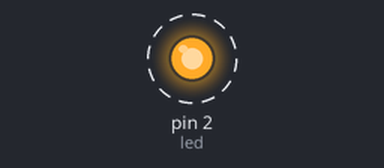
The sketch below on a simulated Arduino Uno, built with avr-gcc and run on an emulated ATmega328P. On the bench: output pins drawn as LEDs (lit = HIGH). Dashed ring = blinking.

Above: at 0.05 s.
Timing chart, 0 to 3.0 s (numbered marks = the images above):
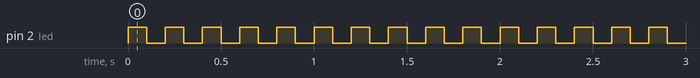

Measured:
- by itself, pin 2 (led): alternates HIGH for 0.10 s and LOW for 0.10 s

The sketch:

CabaceiraBot001_the_begin.ino
```cpp
int led = 2;

void setup()
{
  pinMode(led, OUTPUT);
}

void loop()
{
  digitalWrite(led, HIGH);
  delay(100); // Wait for 1000 millisecond(s)
  digitalWrite(led, LOW);
  delay(100); // Wait for 1000 millisecond(s)
}
```
